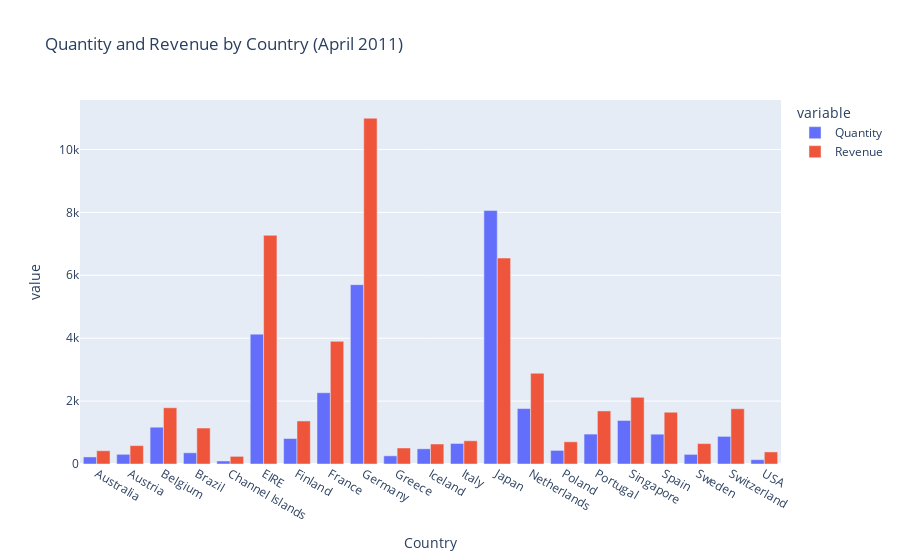

The code cell stored with this chart in its notebook:
### Markdown cell above
## 1. Create an interactive bar chart showing total quantity and revenue by country (excluding United Kingdom) for the month of April 2011.

### Code cell
import plotly.express as px


filtered_data = df[(df['InvoiceDate'].dt.month == 4) & (df['InvoiceDate'].dt.year == 2011) & (df['Country'] != 'United Kingdom')]

grouped_data = filtered_data.groupby('Country').agg({'Quantity': 'sum', 'Revenue': 'sum'}).reset_index()

fig = px.bar(grouped_data, x='Country', y=['Quantity', 'Revenue'], title='Quantity and Revenue by Country (April 2011)',
             labels={'Quantity': 'Total Quantity', 'Revenue': 'Total Revenue'}, barmode='group')

fig.show()

### Figure 1 — Plotly figure (JSON) as saved in the notebook; plotly's stock layout.template omitted (floating-point values rounded to 4 significant figures)
{"data": [{"alignmentgroup": "True", "hovertemplate": "variable=Quantity<br>Country=%{x}<br>value=%{y}<extra></extra>", "legendgroup": "Quantity", "marker": {"color": "#636efa", "pattern": {"shape": ""}}, "name": "Quantity", "offsetgroup": "Quantity", "orientation": "v", "showlegend": true, "textposition": "auto", "type": "bar", "x": ["Australia", "Austria", "Belgium", "Brazil", "Channel Islands", "EIRE", "Finland", "France", "Germany", "Greece", "Iceland", "Italy", "Japan", "Netherlands", "Poland", "Portugal", "Singapore", "Spain", "Sweden", "Switzerland", "USA"], "xaxis": "x", "y": [224, 308, 1170, 356, 96, 4129, 810, 2265, 5702, 260, 483, 653, 8058, 1762, 432, 951, 1384, 948, 306, 878, 137], "yaxis": "y"}, {"alignmentgroup": "True", "hovertemplate": "variable=Revenue<br>Country=%{x}<br>value=%{y}<extra></extra>", "legendgroup": "Revenue", "marker": {"color": "#EF553B", "pattern": {"shape": ""}}, "name": "Revenue", "offsetgroup": "Revenue", "orientation": "v", "showlegend": true, "textposition": "auto", "type": "bar", "x": ["Australia", "Austria", "Belgium", "Brazil", "Channel Islands", "EIRE", "Finland", "France", "Germany", "Greece", "Iceland", "Italy", "Japan", "Netherlands", "Poland", "Portugal", "Singapore", "Spain", "Sweden", "Switzerland", "USA"], "xaxis": "x", "y": [421.6, 584.8, 1788.0, 1144.0, 243, 7270.0, 1369.0, 3899.0, 10990.0, 509.7, 636.2, 737.8, 6548.0, 2887.0, 705.8, 1688.0, 2119.0, 1646.0, 649.1, 1757.0, 383.9], "yaxis": "y"}], "layout": {"barmode": "group", "legend": {"title": {"text": "variable"}, "tracegroupgap": 0}, "title": {"text": "Quantity and Revenue by Country (April 2011)"}, "xaxis": {"anchor": "y", "domain": [0, 1], "title": {"text": "Country"}}, "yaxis": {"anchor": "x", "domain": [0, 1], "title": {"text": "value"}}}}
